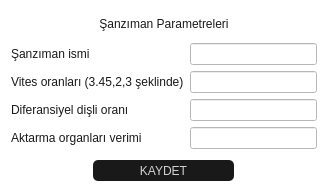
<?xml version="1.0" encoding="UTF-8"?>
<ui version="4.0">
 <class>Sanziman</class>
 <widget class="QDialog" name="Sanziman">
  <property name="geometry">
   <rect>
    <x>0</x>
    <y>0</y>
    <width>328</width>
    <height>192</height>
   </rect>
  </property>
  <property name="minimumSize">
   <size>
    <width>328</width>
    <height>192</height>
   </size>
  </property>
  <property name="maximumSize">
   <size>
    <width>328</width>
    <height>192</height>
   </size>
  </property>
  <property name="windowTitle">
   <string>Şanzıman</string>
  </property>
  <property name="windowIcon">
   <iconset>
    <normaloff>:/icons/gearbox2.jpg</normaloff>:/icons/gearbox2.jpg</iconset>
  </property>
  <property name="styleSheet">
   <string notr="true">font: 700 11px &quot;Segoe UI&quot;;
color:rgb(25,25,25);
background-color: rgb(255, 255, 255);</string>
  </property>
  <layout class="QVBoxLayout" name="verticalLayout_3">
   <item>
    <layout class="QVBoxLayout" name="verticalLayout_2">
     <item>
      <widget class="QLabel" name="label_16">
       <property name="styleSheet">
        <string notr="true">font: 700 12pt &quot;Segoe UI&quot;;</string>
       </property>
       <property name="text">
        <string>Şanzıman Parametreleri</string>
       </property>
       <property name="alignment">
        <set>Qt::AlignCenter</set>
       </property>
      </widget>
     </item>
     <item>
      <layout class="QHBoxLayout" name="horizontalLayout">
       <item>
        <layout class="QVBoxLayout" name="verticalLayout_4">
         <item>
          <widget class="QLabel" name="label_10">
           <property name="sizePolicy">
            <sizepolicy hsizetype="Preferred" vsizetype="Preferred">
             <horstretch>0</horstretch>
             <verstretch>0</verstretch>
            </sizepolicy>
           </property>
           <property name="minimumSize">
            <size>
             <width>120</width>
             <height>0</height>
            </size>
           </property>
           <property name="text">
            <string>Şanzıman ismi</string>
           </property>
          </widget>
         </item>
         <item>
          <widget class="QLabel" name="label_11">
           <property name="sizePolicy">
            <sizepolicy hsizetype="Preferred" vsizetype="Preferred">
             <horstretch>0</horstretch>
             <verstretch>0</verstretch>
            </sizepolicy>
           </property>
           <property name="minimumSize">
            <size>
             <width>161</width>
             <height>0</height>
            </size>
           </property>
           <property name="styleSheet">
            <string notr="true"/>
           </property>
           <property name="text">
            <string>Vites oranları (3.45,2,3 şeklinde)</string>
           </property>
          </widget>
         </item>
         <item>
          <widget class="QLabel" name="label_14">
           <property name="minimumSize">
            <size>
             <width>120</width>
             <height>0</height>
            </size>
           </property>
           <property name="text">
            <string>Diferansiyel dişli oranı</string>
           </property>
          </widget>
         </item>
         <item>
          <widget class="QLabel" name="label_15">
           <property name="minimumSize">
            <size>
             <width>120</width>
             <height>0</height>
            </size>
           </property>
           <property name="text">
            <string>Aktarma organları verimi</string>
           </property>
          </widget>
         </item>
        </layout>
       </item>
       <item>
        <layout class="QVBoxLayout" name="verticalLayout">
         <item>
          <widget class="QLineEdit" name="sanziman_ismi"/>
         </item>
         <item>
          <widget class="QLineEdit" name="vites_oranlari"/>
         </item>
         <item>
          <widget class="QLineEdit" name="dif_oran"/>
         </item>
         <item>
          <widget class="QLineEdit" name="ao_verimi"/>
         </item>
        </layout>
       </item>
      </layout>
     </item>
     <item>
      <widget class="QFrame" name="frame_2">
       <property name="frameShape">
        <enum>QFrame::NoFrame</enum>
       </property>
       <property name="frameShadow">
        <enum>QFrame::Plain</enum>
       </property>
       <layout class="QHBoxLayout" name="horizontalLayout_4">
        <property name="topMargin">
         <number>5</number>
        </property>
        <property name="bottomMargin">
         <number>0</number>
        </property>
        <item>
         <widget class="QPushButton" name="sanziman_kaydet">
          <property name="minimumSize">
           <size>
            <width>141</width>
            <height>21</height>
           </size>
          </property>
          <property name="maximumSize">
           <size>
            <width>141</width>
            <height>21</height>
           </size>
          </property>
          <property name="cursor">
           <cursorShape>PointingHandCursor</cursorShape>
          </property>
          <property name="contextMenuPolicy">
           <enum>Qt::NoContextMenu</enum>
          </property>
          <property name="styleSheet">
           <string notr="true">QPushButton{
border-radius:5px;
font: 700 11px &quot;Segoe UI&quot;;
color:rgb(210,210,210);
background-color: rgb(25,25,25);
}
QPushButton:hover {
color:rgb(9, 9, 9);
background-color:rgb(239, 239, 239);
}
QPushButton:pressed {
color:rgb(9, 9, 9);
}</string>
          </property>
          <property name="text">
           <string>KAYDET</string>
          </property>
         </widget>
        </item>
       </layout>
      </widget>
     </item>
    </layout>
   </item>
  </layout>
 </widget>
 <resources>
  <include location="../../icons/widgets.qrc"/>
 </resources>
 <connections/>
</ui>
